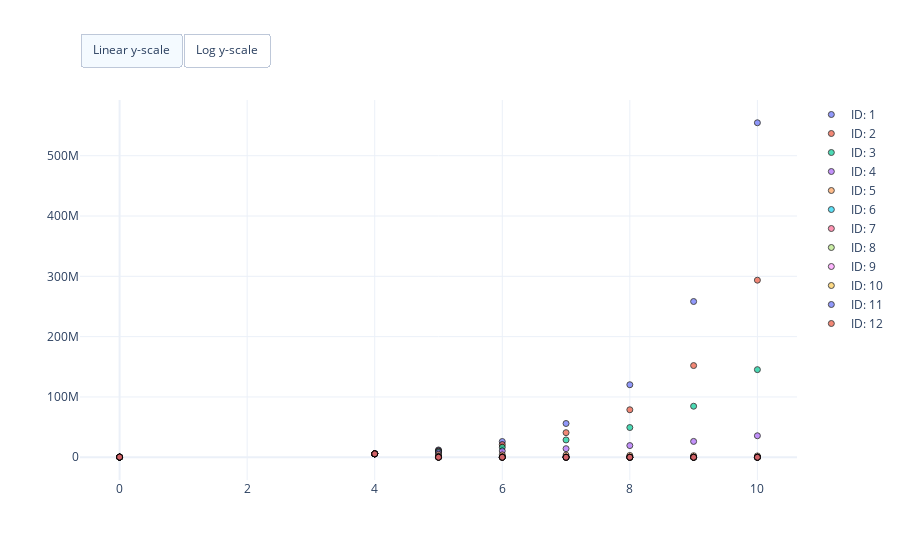

Notebook source saved alongside this figure:
### Markdown cell above
## Goodness of fit
1. Predict bacterial count for observed drug exposure.
2. Visualise residuals between model prediction and data.

### Code cell
# Fix unnecessary parameters of mechanistic model
mechanistic_model = chi.ReducedMechanisticModel(
    mechanistic_model)
mechanistic_model.fix_parameters({
    'central.drug_amount': 0,
    'myokit.bacterial_count_adapted': 0,
    'central.size': 1,
    'myokit.elimination_rate': 0})

# Get MLE parameters (and fill in fixed parameters)
mle_score = estimates['Score'].max()
mask = estimates['Score'] == mle_score
mle_estimates = estimates[mask]
parameters = [
    mle_estimates.loc[
        mle_estimates['Parameter'] == 'Pooled Initial bacterial count in CFU/ml',
        'Estimate'].iloc[0],
    mle_estimates.loc[
        mle_estimates['Parameter'] == 'Pooled Death rate in 1/h',
        'Estimate'].iloc[0],
    mle_estimates.loc[
        mle_estimates['Parameter'] == 'Pooled Growth rate in 1/h',
        'Estimate'].iloc[0],
    mle_estimates.loc[
        mle_estimates['Parameter'] == 'Pooled Kill rate in ml/ng/h',
        'Estimate'].iloc[0],
    mle_estimates.loc[
        mle_estimates['Parameter'] == 'Pooled Transition rate to dividing in 1/h',
        'Estimate'].iloc[0],
    mle_estimates.loc[
        mle_estimates['Parameter'] == 'Pooled Transition rate to non-dividing in ml/ng/h',
        'Estimate'].iloc[0]
]

# Get dosing regigmes
regimens = problem.get_dosing_regimens()

# Get relevant measurements
mask = data['Biomarker'] == 'Bacterial count'
temp = data[mask]

# Construct predictions for all dosing regimens
predictions = pd.DataFrame(
    columns=['ID', 'Time', 'Biomarker', 'Sample'])
ids = temp['ID'].dropna().unique()
for _id in ids:
    # Set regimen
    regimen = regimens[str(_id)]
    mechanistic_model.simulator.set_protocol(regimen)

    # Get relevant times
    mask = temp['ID'] == _id
    times = temp.loc[mask, 'Time'].to_numpy()
    pred = mechanistic_model.simulate(
        parameters=parameters, times=times)
    
    # Store predictions in dataframe
    predictions = predictions.append(pd.DataFrame({
        'ID': _id,
        'Time': times,
        'Biomarker': 'Bacterial count',
        'Sample': pred.flatten()
    }))

# Create figure
fig = chi.plots.PDPredictivePlot()
fig.add_data(predictions, meas_key='Sample')
fig.show()

### Figure 1 — Plotly figure (JSON) as saved in the notebook; plotly's stock layout.template omitted (floating-point values rounded to 4 significant figures)
{"data": [{"marker": {"color": "#636EFA", "line": {"color": "black", "width": 1}, "opacity": 0.7, "symbol": "circle"}, "mode": "markers", "name": "ID: 1", "showlegend": true, "type": "scatter", "x": [0, 4, 5, 6, 7, 8, 9, 10], "y": [253500.0, 5649000.0, 12130000.0, 26060000.0, 55980000.0, 120200000.0, 258200000.0, 554700000.0]}, {"marker": {"color": "#EF553B", "line": {"color": "black", "width": 1}, "opacity": 0.7, "symbol": "circle"}, "mode": "markers", "name": "ID: 2", "showlegend": true, "type": "scatter", "x": [0, 4, 5, 6, 7, 8, 9, 10], "y": [253500.0, 5649000.0, 10920000.0, 21100000.0, 40760000.0, 78720000.0, 152000000.0, 293600000.0]}, {"marker": {"color": "#00CC96", "line": {"color": "black", "width": 1}, "opacity": 0.7, "symbol": "circle"}, "mode": "markers", "name": "ID: 3", "showlegend": true, "type": "scatter", "x": [0, 4, 5, 6, 7, 8, 9, 10], "y": [253500.0, 5649000.0, 9723000.0, 16700000.0, 28680000.0, 49260000.0, 84600000.0, 145300000.0]}, {"marker": {"color": "#AB63FA", "line": {"color": "black", "width": 1}, "opacity": 0.7, "symbol": "circle"}, "mode": "markers", "name": "ID: 4", "showlegend": true, "type": "scatter", "x": [0, 4, 5, 6, 7, 8, 9, 10], "y": [253500.0, 5649000.0, 7707000.0, 10470000.0, 14230000.0, 19330000.0, 26250000.0, 35660000.0]}, {"marker": {"color": "#FFA15A", "line": {"color": "black", "width": 1}, "opacity": 0.7, "symbol": "circle"}, "mode": "markers", "name": "ID: 5", "showlegend": true, "type": "scatter", "x": [0, 4, 5, 6, 7, 8, 9, 10], "y": [253500.0, 5649000.0, 4850000.0, 4141000.0, 3535000.0, 3016000.0, 2573000.0, 2196000.0]}, {"marker": {"color": "#19D3F3", "line": {"color": "black", "width": 1}, "opacity": 0.7, "symbol": "circle"}, "mode": "markers", "name": "ID: 6", "showlegend": true, "type": "scatter", "x": [0, 4, 5, 6, 7, 8, 9, 10], "y": [253500.0, 5649000.0, 1941000.0, 679200.0, 245800.0, 92410.0, 36160.0, 14720.0]}, {"marker": {"color": "#FF6692", "line": {"color": "black", "width": 1}, "opacity": 0.7, "symbol": "circle"}, "mode": "markers", "name": "ID: 7", "showlegend": true, "type": "scatter", "x": [0, 4, 5, 6, 7, 8, 9, 10], "y": [253500.0, 5649000.0, 348500.0, 47950.0, 16590.0, 7375.0, 3385.0, 1559.0]}, {"marker": {"color": "#B6E880", "line": {"color": "black", "width": 1}, "opacity": 0.7, "symbol": "circle"}, "mode": "markers", "name": "ID: 8", "showlegend": true, "type": "scatter", "x": [0, 4, 5, 6, 7, 8, 9, 10], "y": [253500.0, 5649000.0, 55570.0, 22580.0, 10370.0, 4763.0, 2189.0, 1006.0]}, {"marker": {"color": "#FF97FF", "line": {"color": "black", "width": 1}, "opacity": 0.7, "symbol": "circle"}, "mode": "markers", "name": "ID: 9", "showlegend": true, "type": "scatter", "x": [0, 4, 5, 6, 7, 8, 9, 10], "y": [253500.0, 5649000.0, 41580.0, 19080.0, 8750.0, 4015.0, 1842.0, 845.3]}, {"marker": {"color": "#FECB52", "line": {"color": "black", "width": 1}, "opacity": 0.7, "symbol": "circle"}, "mode": "markers", "name": "ID: 10", "showlegend": true, "type": "scatter", "x": [0, 4, 5, 6, 7, 8, 9, 10], "y": [253500.0, 5649000.0, 38550.0, 17680.0, 8107.0, 3717.0, 1704.0, 781.4]}, {"marker": {"color": "#636EFA", "line": {"color": "black", "width": 1}, "opacity": 0.7, "symbol": "circle"}, "mode": "markers", "name": "ID: 11", "showlegend": true, "type": "scatter", "x": [0, 4, 5, 6, 7, 8, 9, 10], "y": [253500.0, 5649000.0, 37180.0, 17050.0, 7815.0, 3583.0, 1643.0, 753.0]}, {"marker": {"color": "#EF553B", "line": {"color": "black", "width": 1}, "opacity": 0.7, "symbol": "circle"}, "mode": "markers", "name": "ID: 12", "showlegend": true, "type": "scatter", "x": [0, 4, 5, 6, 7, 8, 9, 10], "y": [253500.0, 5649000.0, 36530.0, 16740.0, 7672.0, 3515.0, 1611.0, 738.2]}], "layout": {"autosize": true, "updatemenus": [{"buttons": [{"args": [{"yaxis.type": "linear"}], "label": "Linear y-scale", "method": "relayout"}, {"args": [{"yaxis.type": "log"}], "label": "Log y-scale", "method": "relayout"}], "direction": "left", "pad": {"r": 0, "t": -10}, "showactive": true, "type": "buttons", "x": 0, "xanchor": "left", "y": 1.15, "yanchor": "top"}]}}
